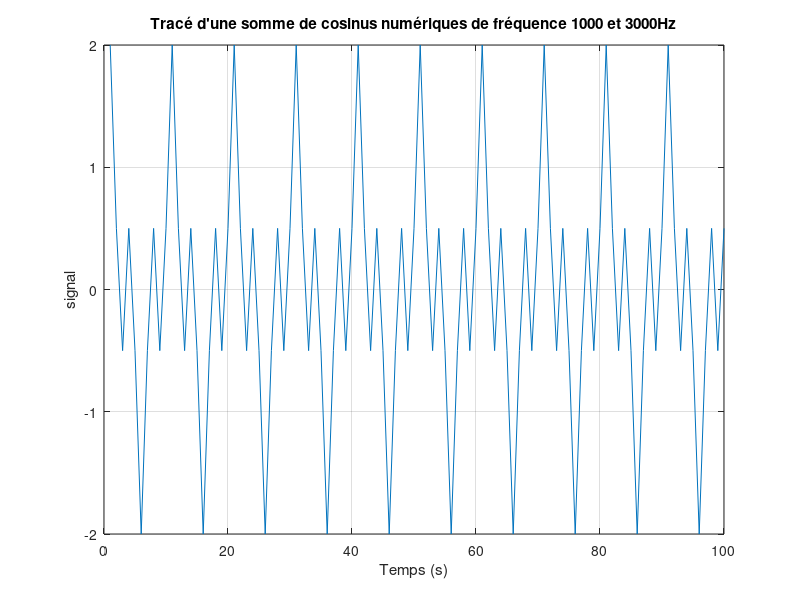
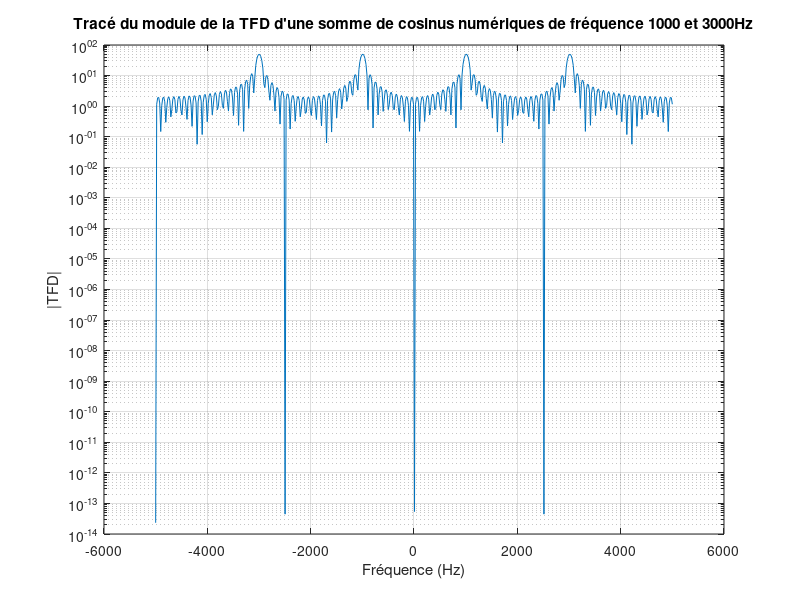

Here is the MATLAB script that generated these plots, in order:
%%%%%%%%%%%%%%%%%%%%%%%%%%%%%%%%%%%%%%%%%%%%%%%%%%%%%%%%%%%%%%%%%%%%%%%%%%
%               TP1 de Traitement Numérique du Signal
%                   SCIENCES DU NUMERIQUE 1A
%                       Fevrier 2025 
%                        Yacine Meziani
%%%%%%%%%%%%%%%%%%%%%%%%%%%%%%%%%%%%%%%%%%%%%%%%%%%%%%%%%%%%%%%%%%%%%%%%%%

clear all
close all

%% %%%%%%%%%%%%%%%%%%%%%%%%%%%%%%%%%%%%%%%%%%%%%%%%%%%%%%%%%%%%%%%%%%%%%%%%
%PARAMETRES GENERAUX
%%%%%%%%%%%%%%%%%%%%%%%%%%%%%%%%%%%%%%%%%%%%%%%%%%%%%%%%%%%%%%%%%%%%%%%%%%
A   = 1;          %amplitude du cosinus
f1  = 1000;       %fréquence du cosinus 1 en Hz
f2  = 3000;       %fréquence du cosinus 2 en HZ
T1  = 1/f1;       %période du cosinus 1 
T2  = 1/f2;       %période du cosinus 2 
N   = 100;        %nombre d'échantillons souhaités pour le cosinus
Fe  = 10000;      %fréquence d'échantillonnage en Hz
Te  = 1/Fe;       %période d'échantillonnage en secondes
SNR = "à completer";      %SNR souhaité en dB pour le cosinus bruité 

%% %%%%%%%%%%%%%%%%%%%%%%%%%%%%%%%%%%%%%%%%%%%%%%%%%%%%%%%%%%%%%%%%%%%%%%%%
%GENERATION DU COSINUS NUMERIQUE
%%%%%%%%%%%%%%%%%%%%%%%%%%%%%%%%%%%%%%%%%%%%%%%%%%%%%%%%%%%%%%%%%%%%%%%%%%
%Définition de l'échelle temporelle
temps = Te * (0:N-1);
%Génération de N échantillons de cosinus à la fréquence f0
x=A*(cos(2*pi*f1*temps)+cos(2*pi*f2*temps));

%% %%%%%%%%%%%%%%%%%%%%%%%%%%%%%%%%%%%%%%%%%%%%%%%%%%%%%%%%%%%%%%%%%%%%%%%%
%TRACE DU COSINUS NUMERIQUE
%%%%%%%%%%%%%%%%%%%%%%%%%%%%%%%%%%%%%%%%%%%%%%%%%%%%%%%%%%%%%%%%%%%%%%%%%%

%Tracé avec une échelle temporelle en secondes
%des labels sur les axes et un titre (utilisation de xlabel, ylabel et
%title)
figure
plot(x);
grid
xlabel('Temps (s)')
ylabel('signal')
title(['Tracé d''une somme de cosinus numériques de fréquence ' num2str(f1) ' et ' num2str(f2) 'Hz']);

%% %%%%%%%%%%%%%%%%%%%%%%%%%%%%%%%%%%%%%%%%%%%%%%%%%%%%%%%%%%%%%%%%%%%%%%%%
%CALCUL DE LA TRANSFORMEE DE FOURIER NUMERIQUE (TFD) DU COSINUS NUMERIQUE
%%%%%%%%%%%%%%%%%%%%%%%%%%%%%%%%%%%%%%%%%%%%%%%%%%%%%%%%%%%%%%%%%%%%%%%%%%
%Sans zero padding 
N_zp = 512;
X=fft(x, N_zp);
%% %%%%%%%%%%%%%%%%%%%%%%%%%%%%%%%%%%%%%%%%%%%%%%%%%%%%%%%%%%%%%%%%%%%%%%%%
%TRACE DU MODULE DE LA TFD DU COSINUS NUMERIQUE EN ECHELLE LOG
%%%%%%%%%%%%%%%%%%%%%%%%%%%%%%%%%%%%%%%%%%%%%%%%%%%%%%%%%%%%%%%%%%%%%%%%%%

%Avec une échelle fréquentielle en Hz
%des labels sur les axes et des titres
%Tracés en utilisant plusieurs zones de la figure (utilisation de subplot) 
figure('name',['Tracé du module de la TFD d''une somme de cosinus numériques de fréquence ' num2str(f1) ' et ' num2str(f2) 'Hz'])

echelle_frequentielle=-Fe/2:Fe/(N_zp-1):Fe/2;
semilogy(echelle_frequentielle, abs(fftshift(X)));
grid
title(['Tracé du module de la TFD d''une somme de cosinus numériques de fréquence ' num2str(f1) ' et ' num2str(f2) 'Hz'])
xlabel('Fréquence (Hz)')
ylabel('|TFD|')